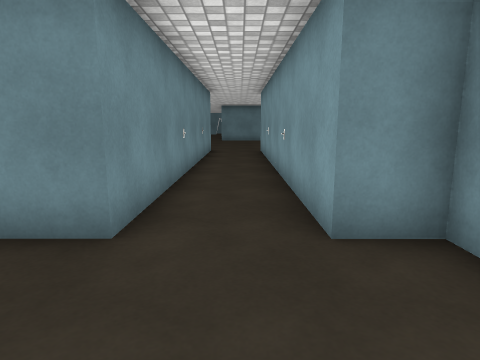
[1] (above)

16 first-person views from a walk through a Unity game level. The camera is 1.2 m above the floor, tilts 10° down and sees 75° across. The floor is counted in squares, 1 m on a side. Each view is taken from the middle of a square. On the plan, view 1 faces up. The plan holds only what a view shows up to about 13 squares ahead; the rest is blank. The place goes on beyond the plan. The player character is not drawn. Some animated figures are left out. Surface patterns are stand-ins for the level's own textures.

[2]
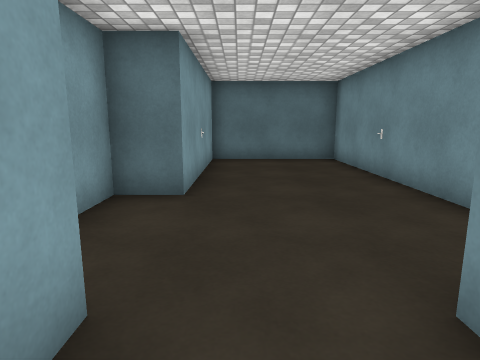

[3]
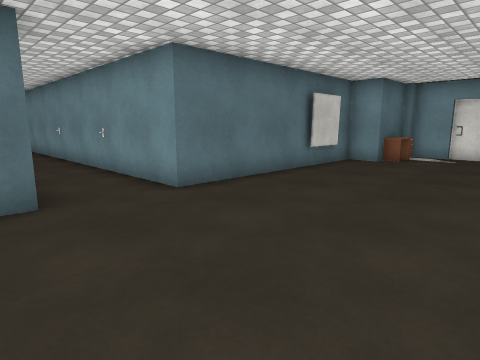

[4]
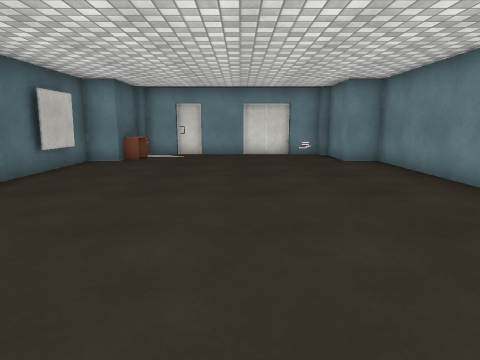

[5]
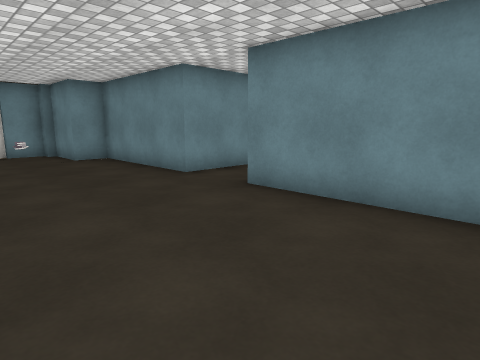

[6]
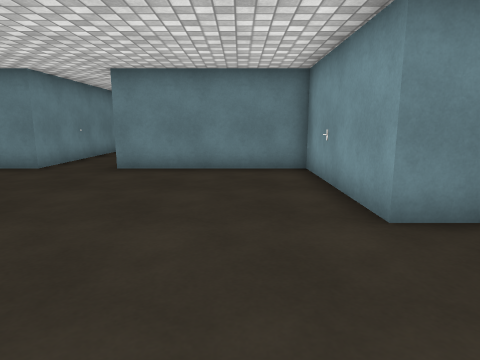

[7]
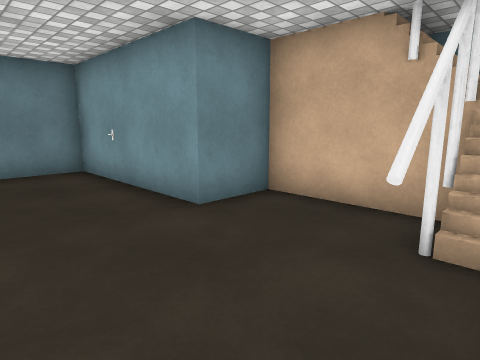

[8]
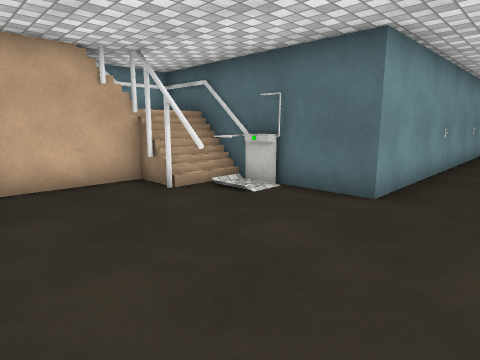

[9]
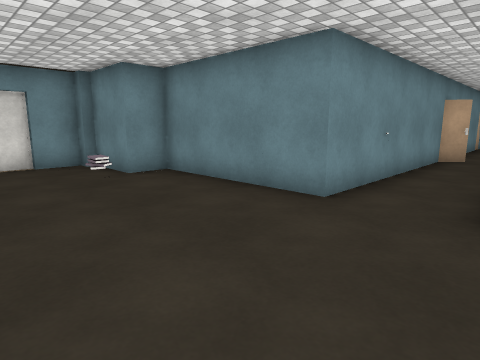

[10]
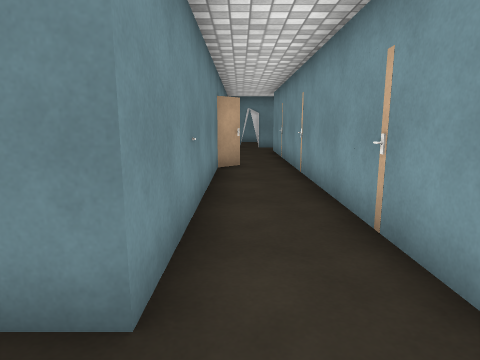

[11]
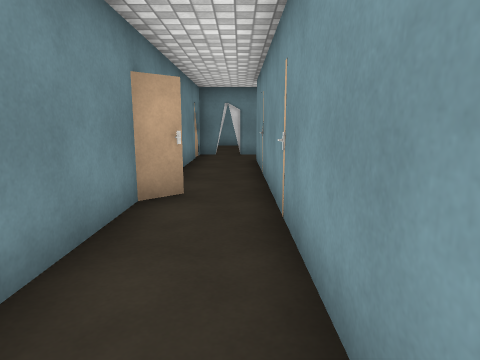

[12]
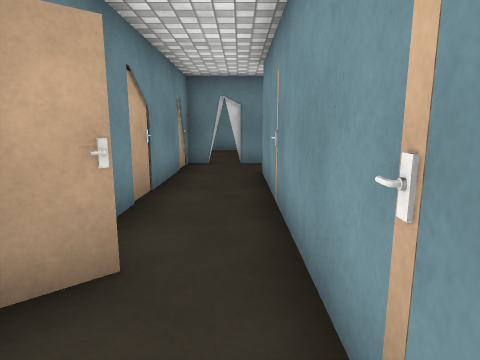

[13]
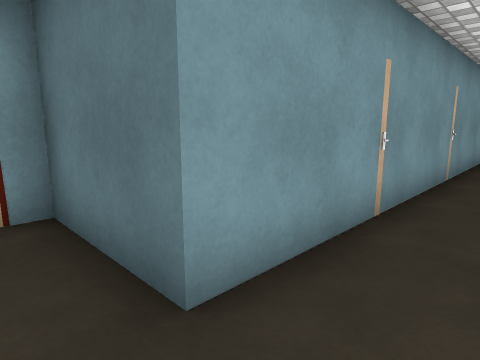

[14]
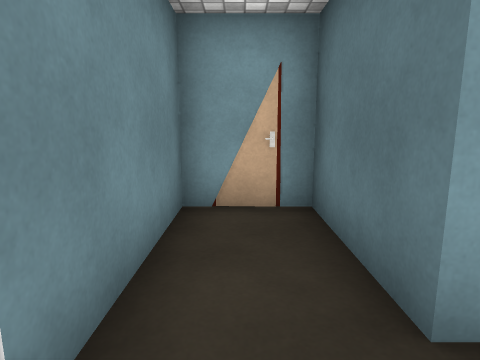

[15]
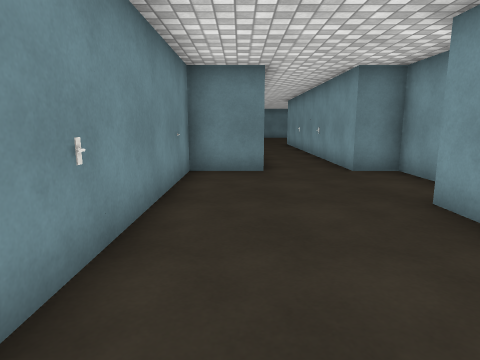

[16]
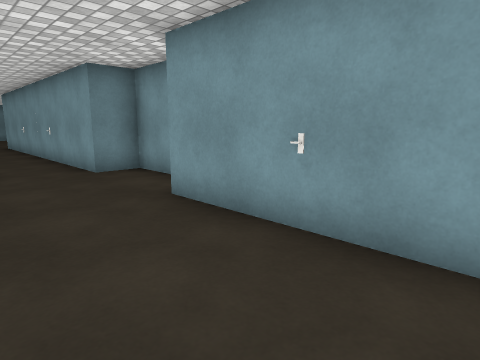

### Floor plan
Ten units are one square. View 1 is at (0, 0); x grows to the right and y downward. Boxes are objects, and circles mark ways between rooms. Rooms are numbered by the first view taken in them; rooms with no view inside come last. Other rooms are left out.
<svg viewBox="-116 -404 176 470">
<path fill="none" stroke="#000" d="M-14 -32 -33 -32 -33 61 10 61 10 3 22 3 22 -32 10 -32M-75 -151 -58 -151M-85 -149 -14 -149 -14 -32M-109 -203 -109 -184M-109 -175 -109 -162M-111 -185 -111 -174M-111 -221 -111 -201M52 -156 52 -167M-109 -232 -109 -220M53 -156 53 -167 55 -167M50 -149 50 -167M55 -160 55 -197 39 -197 39 -247 -14 -247 -14 -314M-29 -325 -36 -319 -36 -247 -85 -247 -85 -235 -105 -235 -105 -232M10 -32 10 -149 25 -149M-14 -314 -14 -379 15 -379 15 -399 -36 -399 -36 -339"/>
<rect x="-105" y="-165" width="20" height="10" fill="#bbb"><title>other object</title></rect>
<rect x="35" y="-175" width="10" height="10" fill="#bbb"><title>other object</title></rect>
<circle cx="-5" cy="-30" r="3" fill="#2a7"/>
<circle cx="-20" cy="-310" r="3" fill="#2a7"/>
<text x="-10" y="10">1</text>
<text x="-30" y="-190">2</text>
<text x="-20" y="-360">3</text>
</svg>
Room 1 opens to room 2. Room 2 opens to room 3.

Where each view was taken, in squares from view 1:
view 1: 0 up, 0 right, facing up
view 2: 5 up, 0 right, facing down
view 3: 20 up, 2 right, facing down-left
view 4: 20 up, 2 right, facing left
view 5: 20 up, 3 right, facing up-left
view 6: 16 up, 2 right, facing up
view 7: 16 up, 1 right, facing up-right
view 8: 20 up, 1 left, facing down-right
view 9: 20 up, 1 left, facing up-left
view 10: 23 up, 3 left, facing up
view 11: 27 up, 2 left, facing up
view 12: 30 up, 2 left, facing up
view 13: 39 up, 3 left, facing down-right
view 14: 39 up, 3 left, facing right
view 15: 5 down, 2 left, facing up
view 16: 5 down, 2 left, facing up-right
